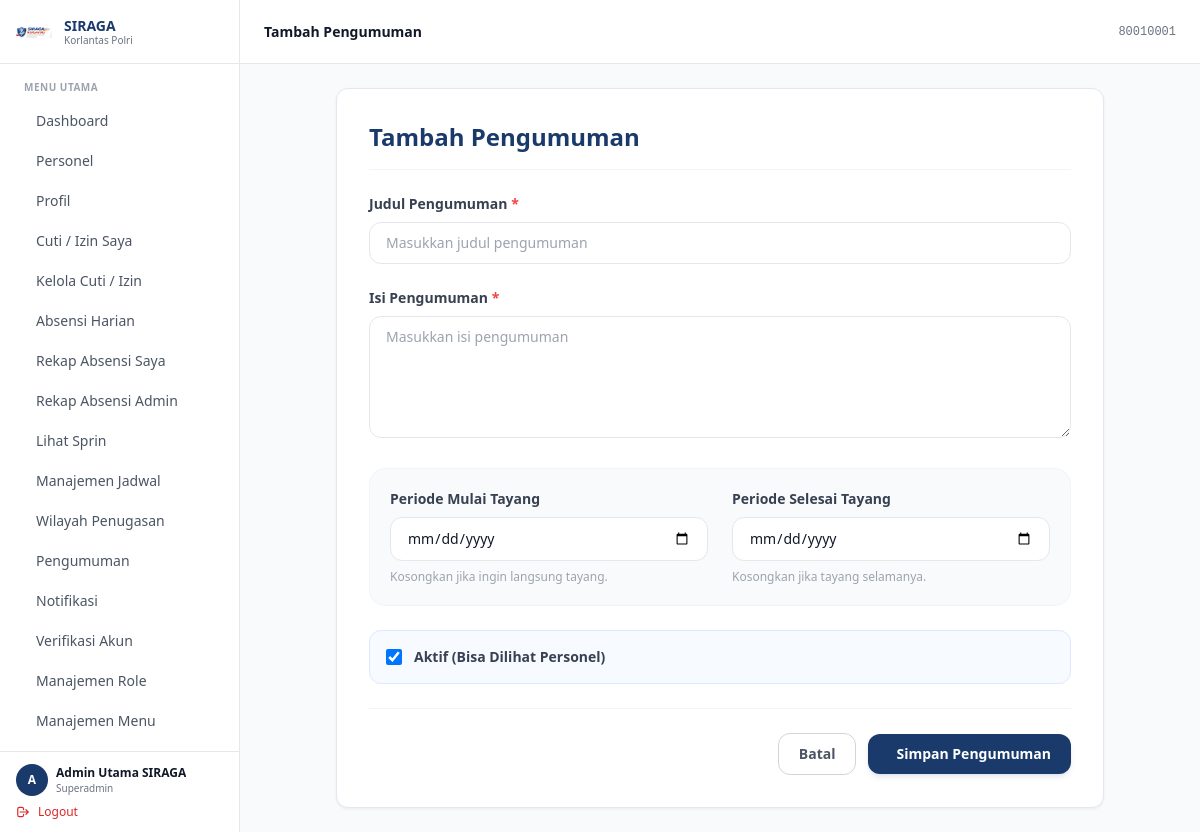
/pengumuman/tambah/ (signed in), run on the app's committed database.
### accounts/models.py (models this page shows, shortened)
class MenuItem(models.Model):
    label = models.CharField(max_length=100, verbose_name='Label')
    path = models.CharField(max_length=200, blank=True, verbose_name='Path / URL Name')
    icon = models.CharField(max_length=100, blank=True, verbose_name='Icon')
    parent = models.ForeignKey(
        'self', on_delete=models.CASCADE, null=True, blank=True,
        related_name='submenus', verbose_name='Parent Menu'
    )
    sort_order = models.IntegerField(default=0, verbose_name='Sort Order')
    is_active = models.BooleanField(default=True, verbose_name='Active')
    class Meta:
        verbose_name = 'Menu Item'
        verbose_name_plural = 'Menu Items'
        ordering = ['sort_order', 'label']
    def get_url(self):
        try:
            return reverse(self.path)
        except NoReverseMatch:
            return self.path

class Personel(AbstractBaseUser, PermissionsMixin):
    ROLE_CHOICES = [
        ('personel', 'Personel'),
        ('operator', 'Operator'),
        ('pimpinan', 'Pimpinan'),
        ('superadmin', 'Superadmin'),
    ]
    PANGKAT_CHOICES = [
        ('Bharada', 'Bharada'),
        ('Bhayangkara', 'Bhayangkara'),
        ('Bripda', 'Bripda'),
        ('Briptu', 'Briptu'),
        ('Brigpol', 'Brigpol'),
        ('Bripka', 'Bripka'),
        ('Aipda', 'Aipda'),
        ('Aiptu', 'Aiptu'),
        ('Ipda', 'Ipda'),
        ('Iptu', 'Iptu'),
        ('AKP', 'AKP'),
        ('Kompol', 'Kompol'),
        ('AKBP', 'AKBP'),
        ('Kombespol', 'Kombespol'),
        ('Brigjen Pol', 'Brigjen Pol'),
        ('Irjen Pol', 'Irjen Pol'),
        ('Komjen Pol', 'Komjen Pol'),
        ('Jenderal Pol', 'Jenderal Pol'),
    ]
    nrp = models.CharField(max_length=20, unique=True, verbose_name='NRP')
    nama_lengkap = models.CharField(max_length=200, verbose_name='Nama Lengkap')
    email = models.EmailField(blank=True, verbose_name='Email')
    no_hp = models.CharField(max_length=20, blank=True, verbose_name='No. HP')
    pangkat = models.CharField(max_length=50, choices=PANGKAT_CHOICES, blank=True, verbose_name='Pangkat')
    jabatan = models.CharField(max_length=200, blank=True, verbose_name='Jabatan')
    satker = models.ForeignKey(
        Satker, on_delete=models.SET_NULL, null=True, blank=True,
        related_name='personel', verbose_name='Satuan Kerja'
    )
    role = models.CharField(max_length=20, choices=ROLE_CHOICES, default='personel', verbose_name='Role')
    role_obj = models.ForeignKey(
        Role, on_delete=models.SET_NULL, null=True, blank=True,
        related_name='personel_set', verbose_name='Role (Object)'
    )
    foto = models.ImageField(upload_to='foto_personel/', blank=True, null=True, verbose_name='Foto')
    is_active = models.BooleanField(default=False)
    status_verifikasi = models.CharField(
        max_length=20,
        choices=[('pending', 'Pending'), ('approved', 'Approved')],
        default='pending'
    )
    is_staff = models.BooleanField(default=False)
    tanggal_bergabung = models.DateTimeField(auto_now_add=True)
    tanggal_nonaktif = models.DateTimeField(null=True, blank=True, verbose_name='Tanggal Dinonaktifkan')
    alasan_nonaktif = models.TextField(blank=True, verbose_name='Alasan Dinonaktifkan')
    objects = PersonelManager()
    USERNAME_FIELD = 'nrp'
    REQUIRED_FIELDS = ['nama_lengkap']
    class Meta:
        verbose_name = 'Personel'
        verbose_name_plural = 'Personel'
        ordering = ['nama_lengkap']
    @property
    def is_superadmin(self):
        if self.role_obj:
            return self.role_obj.nama.lower() == 'superadmin'
        return self.role == 'superadmin'

### pengumuman/views.py (the view)
# urls.py: path('tambah/', views.tambah_pengumuman, name='tambah'),
@login_required
def tambah_pengumuman(request):
    if not is_admin_or_pimpinan(request.user):
        messages.error(request, 'Anda tidak memiliki akses untuk menambah pengumuman.')
        return redirect('pengumuman:daftar')
    if request.method == 'POST':
        form = PengumumanForm(request.POST)
        if form.is_valid():
            pengumuman = form.save(commit=False)
            pengumuman.dibuat_oleh = request.user
            pengumuman.save()
            messages.success(request, 'Pengumuman berhasil ditambahkan.')
            return redirect('pengumuman:daftar')
    else:
        form = PengumumanForm()
    return render(request, 'pengumuman/form_pengumuman.html', {
        'form': form,
        'title': 'Tambah Pengumuman',
        'is_admin': True,
        'active_nav': 'pengumuman'
    })

### accounts/context_processor.py (called while the page is built)
def jumlah_verifikasi(request):
    if request.user.is_authenticated and (request.user.is_superadmin or request.user.is_operator):
        count = Personel.objects.filter(status_verifikasi='pending').count()
        return {'jumlah_pending_verifikasi': count}
    return {'jumlah_pending_verifikasi': 0}

### notifikasi/context_processors.py (called while the page is built)
def notifikasi_unread_count(request):
    if request.user.is_authenticated:
        count = Notifikasi.objects.filter(user=request.user, is_read=False).count()
        return {'notif_unread_count': count}
    return {'notif_unread_count': 0}

### pengumuman/context_processors.py (called while the page is built)
def pengumuman_aktif(request):
    if request.user.is_authenticated:
        now = timezone.now()
        active_pengumuman = Pengumuman.objects.filter(is_active=True).filter(
            models.Q(periode_mulai__isnull=True) | models.Q(periode_mulai__lte=now)
        ).filter(
            models.Q(periode_selesai__isnull=True) | models.Q(periode_selesai__gte=now)
        )
        count = active_pengumuman.exclude(dibaca_oleh=request.user).count()
        return {'pengumuman_baru_count': count}
    return {}

### pengumuman/views.py (called while the page is built)
def is_admin_or_pimpinan(user):
    return getattr(user, 'role', '') in ['superadmin', 'operator', 'pimpinan']

### sprin/context_processors.py (called while the page is built)
def user_role(request):
    role = request.session.get('user_role', 'Operator')
    if role not in ['Operator', 'SDM', 'Pimpinan']:
        role = 'Operator'
    return {'user_role': role}

### pengumuman/templates/pengumuman/form_pengumuman.html (shortened to what this page needs)
{% extends 'base.html' %}
{% load static %}
{% block page_title %}{{ title }}{% endblock %}
{% block content %}
<div class="card p-8 max-w-3xl mx-auto">
    <div class="mb-6 pb-4 border-b border-gray-100 flex items-center justify-between">
        <h2 class="text-2xl font-bold text-[#1a3a6b]">{{ title }}</h2>
    </div>
    <form method="post" novalidate class="space-y-6">
        <div>
            <label class="block text-sm font-bold text-gray-700 mb-2">Judul Pengumuman <span class="text-red-500">*</span></label>
            {{ form.judul }}
        </div>
        <div>
            <label class="block text-sm font-bold text-gray-700 mb-2">Isi Pengumuman <span class="text-red-500">*</span></label>
            {{ form.isi }}
        </div>
        <div class="grid grid-cols-1 md:grid-cols-2 gap-6 bg-gray-50 p-5 rounded-2xl border border-gray-100">
            <div>
                <label class="block text-sm font-bold text-gray-700 mb-2">Periode Mulai Tayang</label>
                {{ form.periode_mulai }}
                <p class="text-xs text-gray-400 mt-2">Kosongkan jika ingin langsung tayang.</p>
            </div>
            <div>
                <label class="block text-sm font-bold text-gray-700 mb-2">Periode Selesai Tayang</label>
                {{ form.periode_selesai }}
                <p class="text-xs text-gray-400 mt-2">Kosongkan jika tayang selamanya.</p>
            </div>
        </div>
        <div class="flex items-center gap-3 bg-blue-50/50 p-4 rounded-xl border border-blue-100">
            {{ form.is_active }}
            <label for="{{ form.is_active.id_for_label }}" class="text-sm font-semibold text-gray-700 cursor-pointer">
                Aktif (Bisa Dilihat Personel)
            </label>
        </div>
        <div class="pt-6 border-t border-gray-100 flex items-center justify-end gap-3">
            <a href="{% url 'pengumuman:daftar' %}" class="px-5 py-2.5 rounded-xl border border-gray-300 text-gray-600 text-sm font-bold hover:bg-gray-50 transition-colors">
                Batal
            </a>
            <button type="submit" class="px-5 py-2.5 rounded-xl bg-[#1a3a6b] hover:bg-[#2d5da6] shadow-md shadow-blue-900/10 text-white text-sm font-bold transition-colors flex items-center gap-2">
                 Simpan Pengumuman
            </button>
        </div>
    </form>
</div>
{% endblock %}

### templates/base.html (shortened to what this page needs)
<!DOCTYPE html>
<html lang="id" class="h-full">
<head>
  <script src="https://cdn.tailwindcss.com"></script>
  {% load static %}
  <link rel="stylesheet" href="{% static 'css/custom.css' %}" />
</head>
<body class="h-full bg-gray-50 text-gray-900 antialiased">
  {% if user.is_authenticated %}
  <div class="flex h-full min-h-screen">
    <aside id="sidebar"
      class="w-60 bg-white border-r border-gray-200 flex flex-col shrink-0 transition-all duration-300">
      <div class="flex items-center gap-3 h-16 px-4 border-b border-gray-200">
        {% load static %}
        <img src="{% static 'images/logo-siraga.png' %}" alt="SIRAGA" class="w-9 h-9 object-contain" />
        <div>
          <p class="text-sm font-bold text-[#1a3a6b] leading-tight">SIRAGA</p>
          <p class="text-[10px] text-gray-500 leading-tight">Korlantas Polri</p>
        </div>
      </div>
      <nav class="flex-1 overflow-y-auto px-3 py-4">
        <p class="text-[10px] font-semibold text-gray-400 uppercase tracking-wider px-3 mb-2">Menu Utama</p>
        <ul class="flex flex-col gap-0.5 mb-4">
          {% if user.is_authenticated and user.role_obj and user.role_obj.menus.all %}
            {% for menu in user.role_obj.menus.all %}
              {% if menu.is_active %}
              <li>
                <a href="{{ menu.get_url }}"
                  class="flex items-center gap-3 rounded-lg px-3 py-2 text-sm font-medium transition-colors mb-0.5
                  {% if request.path == menu.get_url %}bg-primary text-white shadow-sm{% else %}text-gray-600 hover:bg-gray-100 hover:text-gray-900{% endif %}">
                  <span class="truncate">{{ menu.label }}</span>
                </a>
              </li>
              {% endif %}
            {% endfor %}
          {% endif %}
          {% if user.role == 'superadmin' or user.role == 'pimpinan' %}
          <li>
            <a href="{% url 'schedules:calendar' %}"
              class="flex items-center gap-3 rounded-lg px-3 py-2.5 text-sm font-medium transition-colors
                    {% if request.resolver_match.app_name == 'schedules' %}bg-[#1a3a6b] text-white{% else %}text-gray-500 hover:bg-gray-100 hover:text-gray-900{% endif %}">
            </a>
          </li>
          {% endif %}
        </ul>
      </nav>
      <div class="px-4 py-3 border-t border-gray-200">
        <div class="flex items-center gap-2 mb-2">
          <div
            class="w-8 h-8 rounded-full bg-[#1a3a6b] flex items-center justify-center text-white text-xs font-bold shrink-0">
            {{ user.nama_lengkap|first|upper }}
          </div>
          <div class="min-w-0">
            <p class="text-xs font-semibold text-gray-900 truncate">{{ user.nama_lengkap }}</p>
            <p class="text-[10px] text-gray-500 truncate">{{ user.get_role_display }}</p>
          </div>
        </div>
        <a href="{% url 'accounts:logout' %}"
          class="flex items-center gap-2 text-xs text-red-600 hover:text-red-800 font-medium transition-colors">
          <svg class="w-3.5 h-3.5" fill="none" stroke="currentColor" viewBox="0 0 24 24">
            <path stroke-linecap="round" stroke-linejoin="round" stroke-width="2"
              d="M17 16l4-4m0 0l-4-4m4 4H7m6 4v1a3 3 0 01-3 3H6a3 3 0 01-3-3V7a3 3 0 013-3h4a3 3 0 013 3v1" />
          </svg>
          Logout
        </a>
      </div>
    </aside>
    <div class="flex-1 flex flex-col overflow-hidden">
      <header class="h-16 bg-white border-b border-gray-200 flex items-center px-6 shrink-0">
        <h2 class="text-sm font-semibold text-gray-900">{% block page_title %}Dashboard{% endblock %}</h2>
        <div class="ml-auto flex items-center gap-3">
          <span class="text-xs text-gray-500 font-mono">{{ user.nrp }}</span>
        </div>
      </header>
      <main class="flex-1 overflow-y-auto px-6 py-6">
        {% block content %}{% endblock %}
      </main>
    </div>
  </div>
  {% else %}
  {% block full_page %}{% endblock %}
  {% endif %}
</body>
</html>

### static/css/custom.css (style rules this page uses)
html { scroll-behavior: smooth; }
.card { background: white; border: 1px solid #e2e8f0; border-radius: 12px; box-shadow: 0 1px 3px rgba(0,0,0,0.06); }

### data on the page
MenuItem: label "Dashboard"
MenuItem: label "Personel"
MenuItem: label "Profil"
MenuItem: label "Cuti / Izin Saya"
MenuItem: label "Kelola Cuti / Izin"
MenuItem: label "Absensi Harian"
MenuItem: label "Rekap Absensi Saya"
MenuItem: label "Rekap Absensi Admin"
MenuItem: label "Lihat Sprin"
MenuItem: label "Manajemen Jadwal"
MenuItem: label "Wilayah Penugasan"
MenuItem: label "Pengumuman"
MenuItem: label "Notifikasi"
MenuItem: label "Verifikasi Akun"
MenuItem: label "Manajemen Role"
MenuItem: label "Manajemen Menu"
Personel: nama_lengkap|first "A", nama_lengkap "Admin Utama SIRAGA", role "Superadmin", nrp "80010001"

### other printed values
{{ title }} "Tambah Pengumuman"
